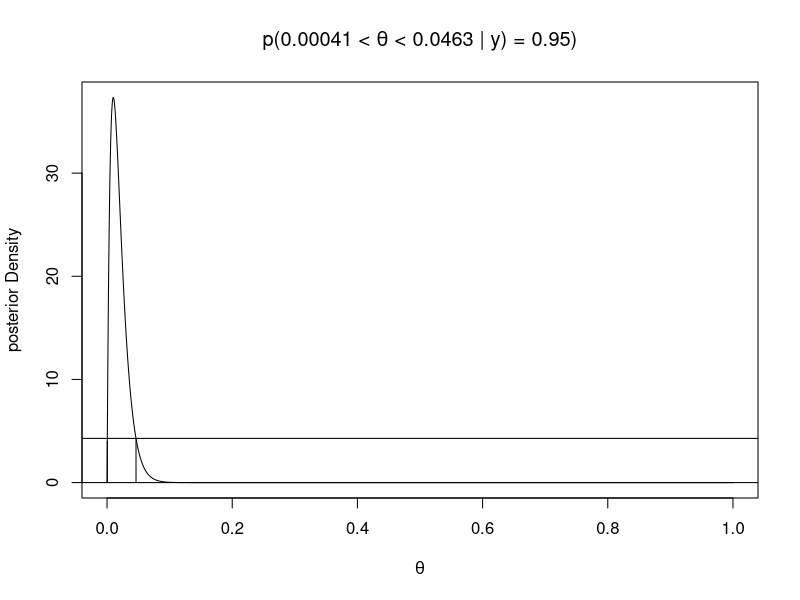

This figure's R source: (Note: this script raises an error after producing the figure.)
# Beta-Binomial model
options(digits = 8)
solve.HPD.beta = function(shape1, shape2, credint = 0.95, plot=FALSE, ...){
  
  hpdfunc <- function(h, shape1, shape2){
  mode = (shape1 - 1)/(shape1 + shape2 - 2)
  lt = uniroot(f=function(x){ dbeta(x,shape1, shape2) - h},
               lower=0, upper=mode)$root
  ut = uniroot(f=function(x){ dbeta(x,shape1, shape2) - h},
               lower=mode, upper=1)$root
  coverage = pbeta(ut, shape1, shape2) - pbeta(lt, shape1, shape2)
  
  hpdval = abs(credint-coverage)
  
  results <<- (c(lt,ut,coverage,h))
  return(hpdval)
  }
  upper = max(dbeta(seq(0,1, by = 0.001), shape1, shape2))
  h = optimize(hpdfunc,
           interval = seq(0,upper,by = 0.001),
           lower = 0,
           tol = .Machine$double.eps,
           shape1,
           shape2) 
  
  if (plot) {
    th = seq(0, 1, length=10000)
    plot(th, dbeta(th, shape1, shape2),
        t="l",xlab=expression(theta),
        ylab="posterior Density")
    abline(h=h)
    segments(results[[2]],0,results[[2]],dbeta(results[[2]],shape1,shape2))
    segments(results[[1]],0,results[[1]],dbeta(results[[1]],shape1,shape2))
    title(bquote(paste("p(", .(round(results[[1]], 5))," < ", theta, " < ",
                       .(round(results[[2]],5)), " | " , y, ") = ",
                       .(round(results[[3]], 5)), ")")))
  }
  return(c(results[[1]], results[[2]]))}

y=1; n=100; a=1; b=1
# upper <- max(dbeta(seq(0, 1, length=10000),y + a,n-y+b))
p <- seq(0,1,by = 0.001)
solve.HPD.beta(shape1 = y + a, shape2 = n - y + b, plot = TRUE)
# 
vapply(p, blcover, shape1 = y + a, shape2 = n - y + b, plot = FALSE, 0)




